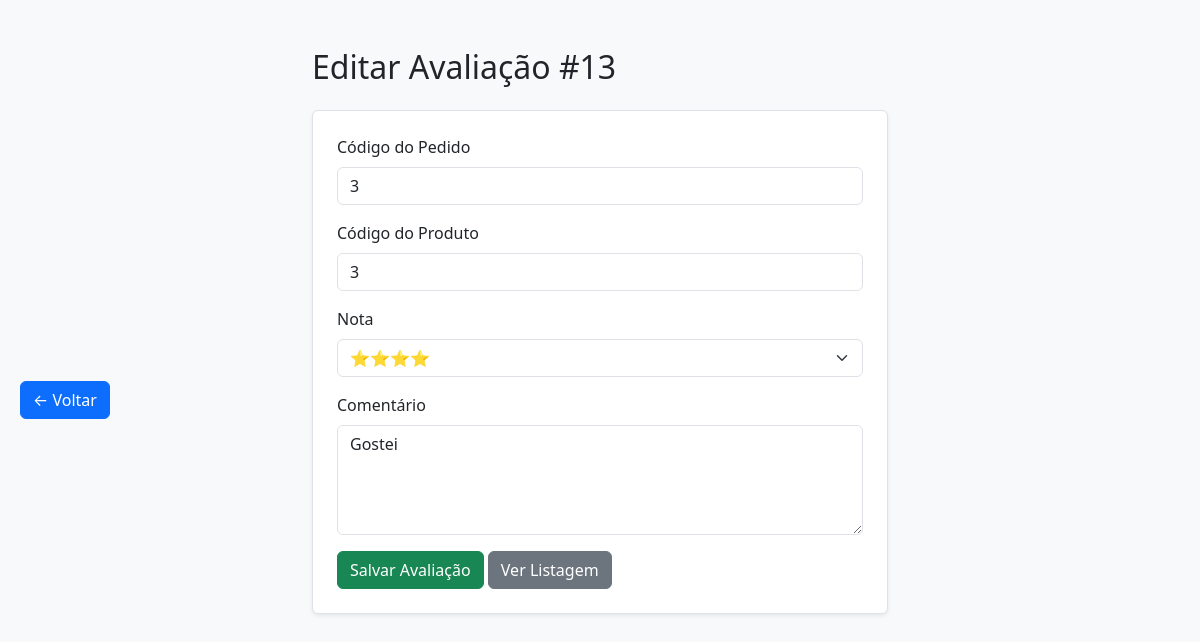
Screenshot of /site/cliente/Cafeteria/paginas/avaliacao/avaliacaoForm.php?editar=13 with the database file from the repository.
### tables this page shows
CREATE TABLE IF NOT EXISTS `avaliacao` (
  `id` int NOT NULL AUTO_INCREMENT,
  `pedido_id` int NOT NULL,
  `produto_id` int NOT NULL,
  `nota` int NOT NULL,
  `comentario` text,
  PRIMARY KEY (`id`),
  KEY `fk_avaliacao_produto` (`produto_id`),
  CONSTRAINT `fk_avaliacao_produto` FOREIGN KEY (`produto_id`) REFERENCES `produto` (`id`)
);

### site/admin/database/db.class.php (called while the page is built, shortened)
<?php
class db
{
    private $host     = 'localhost';
    private $user     = 'root';
    private $password = '';
    private $port     = '3306';
    private $dbname   = 'cafeteria';
    private $table_name;
    private $conn;
    public function __construct($table_name)
    {
        $this->table_name = $table_name;
        $this->conn = $this->connect();
    }
    private function connect()
    {
        try {
            return new PDO(
                "mysql:host=$this->host;dbname=$this->dbname;port=$this->port;charset=utf8",
                $this->user,
                $this->password,
                [
                    PDO::ATTR_ERRMODE => PDO::ERRMODE_EXCEPTION,
                ]
            );
        } catch (PDOException $e) {
            die('Erro na conexão: ' . $e->getMessage());
        }
    }
    public function find($id)
    {
        $sql = "SELECT * FROM $this->table_name WHERE id = ? LIMIT 1";
        try {
            $st = $this->conn->prepare($sql);
            $st->execute([$id]);
            return $st->fetch(PDO::FETCH_OBJ);
        } catch (PDOException $e) {
            var_dump("Erro ao buscar por ID", $e->getMessage());
            return false;
        }
    }
}

### site/cliente/Cafeteria/paginas/avaliacao/avaliacaoForm.php (the view, shortened to what this page needs)
<?php
include __DIR__ . '/../../../../../header.php';
include __DIR__ . '/../../../../admin/database/db.class.php';
$db = new db('avaliacao');
if (!empty($_GET['editar'])) {
    $a = $db->find($_GET['editar']);
    if ($a) {
        $id         = $a->id;
        $pedido_id  = $a->pedido_id;
        $produto_id = $a->produto_id;
        $nota       = $a->nota;
        $comentario = $a->comentario;
    }
}
?>
<!DOCTYPE html>
<html lang="pt-br">
<head>
    <link rel="stylesheet" href="https://cdn.jsdelivr.net/npm/bootstrap@5.3.3/dist/css/bootstrap.min.css">
</head>
<body class="bg-light p-5">
<header>
    <button class="btn btn-primary position-fixed" style="left: 20px; top: 50%; transform: translateY(-50%); z-index: 1030;" onclick="history.back()">
        &larr; Voltar
    </button>
</header>
    <div class="container" style="max-width: 600px;">
        <h2 class="mb-4"><?= $id ? "Editar Avaliação #$id" : "Nova Avaliação" ?></h2>
        <form action="avaliacaoForm.php" method="POST" class="p-4 border rounded bg-white shadow-sm mt-3">
            <div class="mb-3">
                <label class="form-label">Código do Pedido</label>
                <input type="number" class="form-control" name="pedido_id" value="<?= htmlspecialchars($pedido_id ?? '') ?>" required>
            </div>
            <div class="mb-3">
                <label class="form-label">Código do Produto</label>
                <input type="number" class="form-control" name="produto_id" value="<?= htmlspecialchars($produto_id ?? '') ?>" required>
            </div>
            <div class="mb-3">
                <label class="form-label">Nota</label>
                <select class="form-select" name="nota" required>
                    <option value="4" <?= ($nota ?? '') == 4 ? 'selected' : '' ?>>⭐⭐⭐⭐</option>
                </select>
            </div>
            <div class="mb-3">
                <label class="form-label">Comentário</label>
                <textarea class="form-control" name="comentario" rows="4"><?= htmlspecialchars($comentario ?? '') ?></textarea>
            </div>
            <button type="submit" class="btn btn-success">Salvar Avaliação</button>
            <a href="avaliacaoList.php" class="btn btn-secondary">Ver Listagem</a>
        </form>
    </div>
</body>
</html>

### rows the page displays
avaliacao: id "13", pedido_id "3", produto_id "3", nota "⭐⭐⭐⭐", comentario "Gostei"
